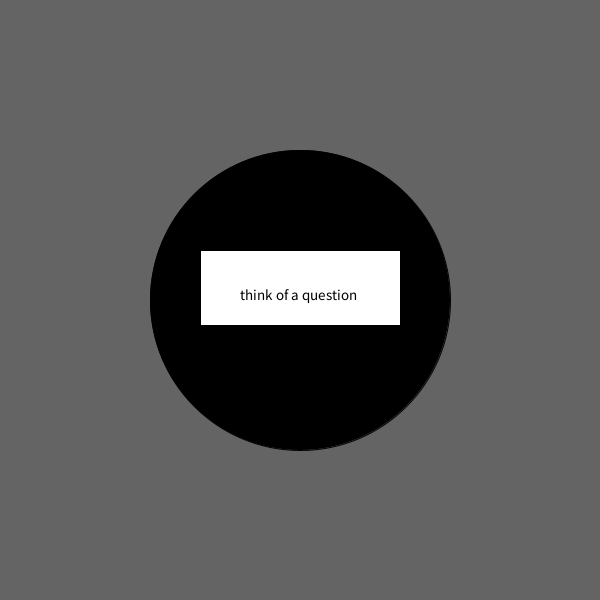
Frame 1 (no input)
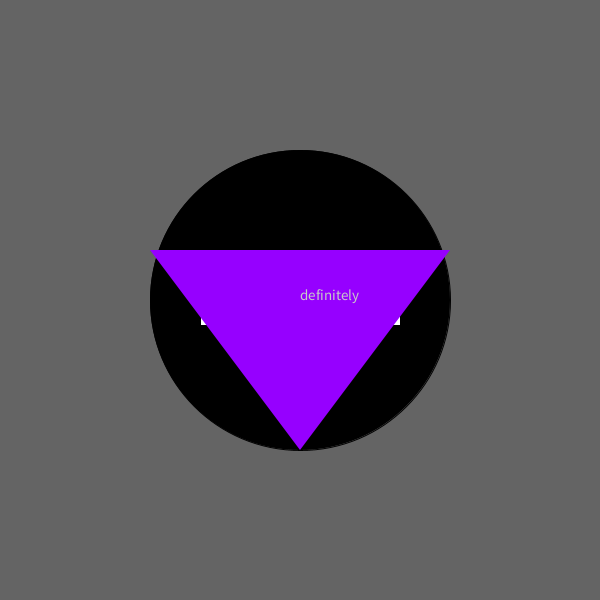
Frame 2 (the mouse pressed at the canvas centre, redrawn once)

The Processing sketch that drew these frames (run headless with seeded random() and noise(); the mouse was pressed at the canvas centre and the sketch redrawn once):

// Processing sketch: processing_80877
// ── processing_80877.pde

String[] answers = {
  "yes", "no", "maybe", "definitely", "obviously not"
}; 
boolean mode = false;
void setup()
{
  background(100);
  size (600, 600);
  noLoop();
}

void draw()
{
  if (mode == false)
  {
    fill(0);
    ellipse (300, 300, 300, 300);
    fill(255);
    rect(200, 250, 200, 75);
    fill(0);
    textSize(15);
    text("think of a question", 240, 300);
  }
  else if (mode==true)
  {
    noStroke();
    fill(150, 0, 255);
    triangle(150, 250, 300, 450, 450, 250);
    fill(200);
    text(answers[int(random(5))], 300, 300);
  }
}

void mousePressed()
{
  {
    mode = !mode;
  }
  redraw();
}
